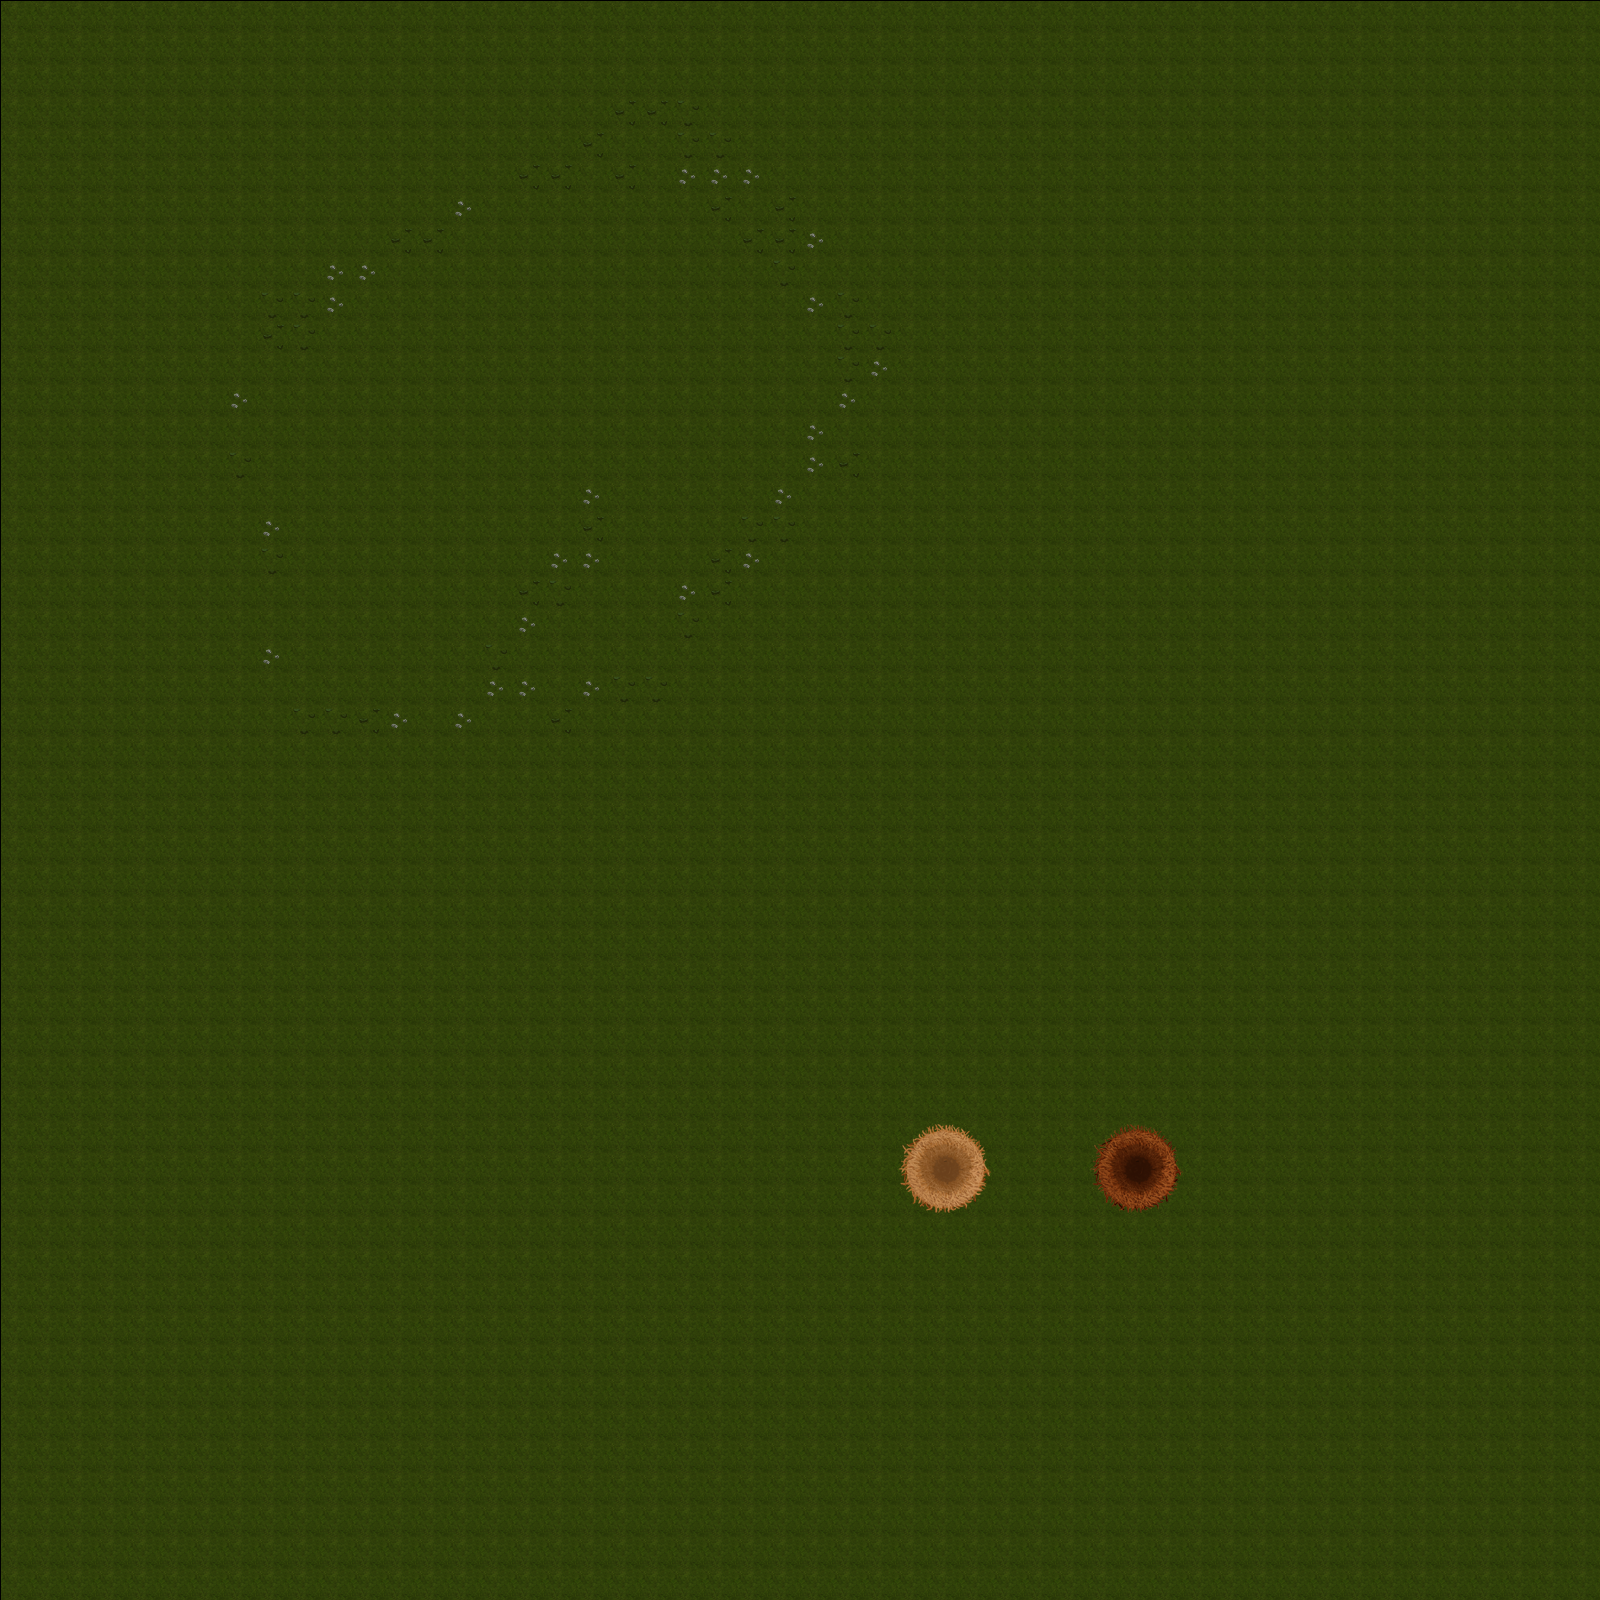

This game map was drawn from its Tiled (.tmx) file and the tilesets committed beside it. A one-line description and the trimmed map source follow:
An orthogonal 50x50 tile map with 32x32 px tiles, 5 tile layers (Groundlayer (Rand, Wand, Terrain), Zonelayer (hohes Gras, Start), Detaillayer (Deko), Overlayer, ...), 16 tilesets and 5 objects (startb, startw).

<map version="1.0" orientation="orthogonal" width="50" height="50" tilewidth="32" tileheight="32">
 <tileset firstgid="1" name="dummyWasserHalb" tilewidth="32" tileheight="32">
  <tileoffset x="1" y="1" />
  <properties>
   <property name="animation" value="" />
   <property name="animationDuration" value="0.15" />
   <property name="animationFrames" value="5" />
   <property name="animationTileOffset" value="5" />
  </properties>
  <image source="tiles/dummyWasserHalb.png" width="128" height="32" />
 </tileset>
 <tileset firstgid="5" name="egg" tilewidth="32" tileheight="32">
  <tileoffset x="1" y="1" />
  <properties>
   <property name="TYPE" value="egg" />
  </properties>
  <image source="tiles/egg.png" width="32" height="32" />
  <tile id="0">
   <properties>
    <property name="TYPE" value="egg" />
   </properties>
  </tile>
 </tileset>
 <tileset firstgid="6" name="carrot" tilewidth="32" tileheight="32">
  <tileoffset x="1" y="1" />
  <properties>
   <property name="TYPE" value="carrot" />
  </properties>
  <image source="tiles/carrot.png" width="32" height="32" />
 </tileset>
 <tileset firstgid="7" name="clover" tilewidth="32" tileheight="32">
  <tileoffset x="1" y="1" />
  <properties>
   <property name="TYPE" value="clover" />
  </properties>
  <image source="tiles/clover.png" width="32" height="32" />
 </tileset>
 <tileset firstgid="8" name="spinach" tilewidth="32" tileheight="32">
  <tileoffset x="1" y="1" />
  <properties>
   <property name="TYPE" value="spinach" />
  </properties>
  <image source="tiles/spinach.png" width="32" height="32" />
 </tileset>
 <tileset firstgid="9" name="bridge_horizontal_left" tilewidth="32" tileheight="96">
  <tileoffset x="1" y="1" />
  <image source="tiles/bridge_horizontal_left.png" width="32" height="96" />
 </tileset>
 <tileset firstgid="10" name="bridge_horizontal_middle" tilewidth="32" tileheight="96">
  <tileoffset x="1" y="1" />
  <image source="tiles/bridge_horizontal_middle.png" width="32" height="96" />
 </tileset>
 <tileset firstgid="11" name="bridge_horizontal_right" tilewidth="32" tileheight="96">
  <tileoffset x="1" y="1" />
  <image source="tiles/bridge_horizontal_right.png" width="32" height="96" />
 </tileset>
 <tileset firstgid="12" name="bridge_vertical_bottom" tilewidth="96" tileheight="32">
  <tileoffset x="1" y="1" />
  <image source="tiles/bridge_vertical_bottom.png" width="96" height="32" />
 </tileset>
 <tileset firstgid="13" name="bridge_vertical_middle" tilewidth="96" tileheight="32">
  <tileoffset x="1" y="1" />
  <image source="tiles/bridge_vertical_middle.png" width="96" height="32" />
 </tileset>
 <tileset firstgid="14" name="bridge_vertical_top" tilewidth="96" tileheight="32">
  <tileoffset x="1" y="1" />
  <image source="tiles/bridge_vertical_top.png" width="96" height="32" />
 </tileset>
 <tileset firstgid="15" name="dummyTilesHalb" tilewidth="32" tileheight="32">
  <tileoffset x="1" y="1" />
  <image source="tiles/dummyTilesHalb.png" width="512" height="512" />
  <terraintypes>
   <terrain name="Gras" tile="-1" />
   <terrain name="Weg" tile="-1" />
   <terrain name="Abgrund" tile="-1" />
   <terrain name="Wasser" tile="-1" />
  </terraintypes>
  <tile id="0" terrain="0,0,0,0" />
  <tile id="1" terrain="0,0,0,0" />
  <tile id="2" terrain="0,0,0,0" />
  <tile id="3" terrain="0,0,0,0" />
  <tile id="16" terrain="0,0,0,1" />
  <tile id="17" terrain="0,0,1,1" />
  <tile id="18" terrain="0,0,1,0" />
  <tile id="32" terrain="0,1,0,1" />
  <tile id="33" terrain="1,1,1,1" />
  <tile id="34" terrain="1,0,1,0" />
  <tile id="35" terrain="0,1,1,1" />
  <tile id="36" terrain="1,0,1,1" />
  <tile id="48" terrain="0,1,0,0" />
  <tile id="49" terrain="1,1,0,0" />
  <tile id="50" terrain="1,0,0,0" />
  <tile id="51" terrain="1,1,0,1" />
  <tile id="52" terrain="1,1,1,0" />
  <tile id="64" terrain="0,0,0,3" />
  <tile id="65" terrain="0,0,3,3" />
  <tile id="66" terrain="0,0,3,0" />
  <tile id="69" terrain="0,0,0,2" />
  <tile id="70" terrain="0,0,2,2" />
  <tile id="71" terrain="0,0,2,0" />
  <tile id="80" terrain="0,3,0,3" />
  <tile id="81" terrain="3,3,3,3" />
  <tile id="82" terrain="3,0,3,0" />
  <tile id="83" terrain="0,3,3,3" />
  <tile id="84" terrain="3,0,3,3" />
  <tile id="85" terrain="0,2,0,2" />
  <tile id="86" terrain="2,2,2,2" />
  <tile id="87" terrain="2,0,2,0" />
  <tile id="88" terrain="0,2,2,2" />
  <tile id="89" terrain="2,0,2,2" />
  <tile id="96" terrain="0,3,0,0" />
  <tile id="97" terrain="3,3,0,0" />
  <tile id="98" terrain="3,0,0,0" />
  <tile id="99" terrain="3,3,0,3" />
  <tile id="100" terrain="3,3,3,0" />
  <tile id="101" terrain="0,2,0,0" />
  <tile id="102" terrain="2,2,0,0" />
  <tile id="103" terrain="2,0,0,0" />
  <tile id="104" terrain="2,2,0,2" />
  <tile id="105" terrain="2,2,2,0" />
 </tileset>
 <tileset firstgid="271" name="bush" tilewidth="64" tileheight="64">
  <tileoffset x="1" y="1" />
  <properties>
   <property name="TYPE" value="bush" />
  </properties>
  <image source="tiles/bush.png" width="64" height="64" />
 </tileset>
 <tileset firstgid="272" name="straw" tilewidth="64" tileheight="64">
  <tileoffset x="1" y="1" />
  <properties>
   <property name="TYPE" value="hay" />
  </properties>
  <image source="tiles/straw.png" width="64" height="64" />
 </tileset>
 <tileset firstgid="273" name="switch" tilewidth="64" tileheight="64">
  <tileoffset x="1" y="1" />
  <image source="tiles/switch.png" width="64" height="64" />
 </tileset>
 <tileset firstgid="274" name="home" tilewidth="32" tileheight="32">
  <image source="tiles/home.png" trans="ffffff" width="192" height="96" />
 </tileset>
 <layer name="Groundlayer (Rand, Wand, Terrain)" width="50" height="50">
  <data>[2500 cells, 2500 non-empty, 4 distinct tile ids]</data>
 </layer>
 <layer name="Zonelayer (hohes Gras, Start)" width="50" height="50">
  <data>[2500 cells, 18 non-empty, 18 distinct tile ids]</data>
 </layer>
 <layer name="Detaillayer (Deko)" width="50" height="50">
  <data>[2500 cells, 0 non-empty, 0 distinct tile ids]</data>
 </layer>
 <objectgroup name="Brueckenebene" width="50" height="50" />
 <objectgroup name="Aktionsebene (Ei, Schalter, Busch, Futter)" width="50" height="50">
  <object gid="5" x="1024" y="1344" />
  <object gid="5" x="1056" y="1344" />
  <object gid="5" x="992" y="1344" />
 </objectgroup>
 <objectgroup name="Zonenebene" width="50" height="50">
  <object type="startb" x="1056" y="1088" width="224" height="192" />
  <object type="startw" x="800" y="1088" width="224" height="192" />
 </objectgroup>
 <objectgroup name="Renderlayer" width="50" height="50">
  <properties>
   <property name="renderEntities" value="true" />
  </properties>
 </objectgroup>
 <objectgroup name="Spielerebene (physikalische Zone)" width="50" height="50" />
 <layer name="Overlayer" width="50" height="50">
  <data>[2500 cells, 0 non-empty, 0 distinct tile ids]</data>
 </layer>
 <layer name="Overoverlayer(je nach Bedarf)" width="50" height="50">
  <data>[2500 cells, 0 non-empty, 0 distinct tile ids]</data>
 </layer>
</map>
